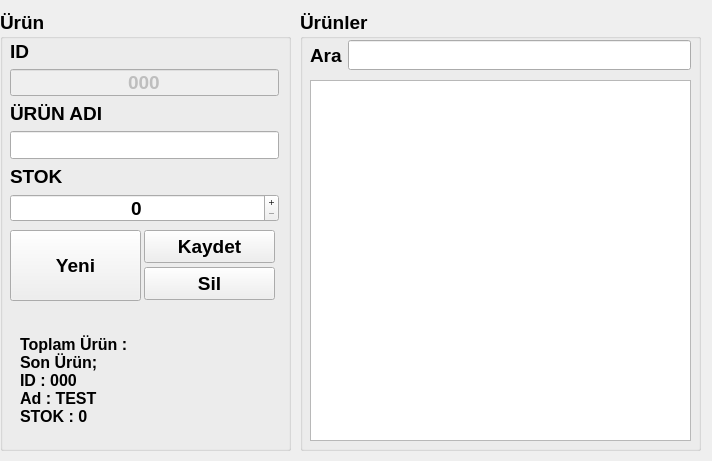
<?xml version="1.0" encoding="UTF-8"?>
<ui version="4.0">
 <class>MainWindow</class>
 <widget class="QMainWindow" name="MainWindow">
  <property name="geometry">
   <rect>
    <x>0</x>
    <y>0</y>
    <width>712</width>
    <height>461</height>
   </rect>
  </property>
  <property name="sizePolicy">
   <sizepolicy hsizetype="Fixed" vsizetype="Fixed">
    <horstretch>0</horstretch>
    <verstretch>0</verstretch>
   </sizepolicy>
  </property>
  <property name="minimumSize">
   <size>
    <width>553</width>
    <height>323</height>
   </size>
  </property>
  <property name="maximumSize">
   <size>
    <width>16777215</width>
    <height>16777215</height>
   </size>
  </property>
  <property name="font">
   <font>
    <family>Arial</family>
    <pointsize>12</pointsize>
   </font>
  </property>
  <property name="windowTitle">
   <string>Stok Takip</string>
  </property>
  <widget class="QWidget" name="centralwidget">
   <widget class="QGroupBox" name="groupBox">
    <property name="geometry">
     <rect>
      <x>0</x>
      <y>10</y>
      <width>291</width>
      <height>441</height>
     </rect>
    </property>
    <property name="font">
     <font>
      <pointsize>14</pointsize>
      <weight>75</weight>
      <bold>true</bold>
     </font>
    </property>
    <property name="title">
     <string>Ürün</string>
    </property>
    <widget class="QWidget" name="layoutWidget">
     <property name="geometry">
      <rect>
       <x>10</x>
       <y>30</y>
       <width>269</width>
       <height>182</height>
      </rect>
     </property>
     <layout class="QFormLayout" name="formLayout">
      <property name="fieldGrowthPolicy">
       <enum>QFormLayout::AllNonFixedFieldsGrow</enum>
      </property>
      <property name="rowWrapPolicy">
       <enum>QFormLayout::WrapAllRows</enum>
      </property>
      <item row="0" column="0">
       <widget class="QLabel" name="label">
        <property name="font">
         <font>
          <pointsize>14</pointsize>
          <weight>75</weight>
          <bold>true</bold>
         </font>
        </property>
        <property name="text">
         <string>ID</string>
        </property>
       </widget>
      </item>
      <item row="0" column="1">
       <widget class="QLineEdit" name="txtID">
        <property name="enabled">
         <bool>false</bool>
        </property>
        <property name="text">
         <string>000</string>
        </property>
        <property name="alignment">
         <set>Qt::AlignCenter</set>
        </property>
       </widget>
      </item>
      <item row="1" column="0">
       <widget class="QLabel" name="label_2">
        <property name="font">
         <font>
          <pointsize>14</pointsize>
          <weight>75</weight>
          <bold>true</bold>
         </font>
        </property>
        <property name="text">
         <string>ÜRÜN ADI</string>
        </property>
       </widget>
      </item>
      <item row="1" column="1">
       <widget class="QLineEdit" name="txtAd">
        <property name="text">
         <string/>
        </property>
        <property name="alignment">
         <set>Qt::AlignCenter</set>
        </property>
       </widget>
      </item>
      <item row="2" column="0">
       <widget class="QLabel" name="label_3">
        <property name="font">
         <font>
          <pointsize>14</pointsize>
          <weight>75</weight>
          <bold>true</bold>
         </font>
        </property>
        <property name="text">
         <string>STOK</string>
        </property>
       </widget>
      </item>
      <item row="2" column="1">
       <widget class="QSpinBox" name="spnStok">
        <property name="alignment">
         <set>Qt::AlignCenter</set>
        </property>
        <property name="buttonSymbols">
         <enum>QAbstractSpinBox::PlusMinus</enum>
        </property>
        <property name="maximum">
         <number>999999999</number>
        </property>
       </widget>
      </item>
     </layout>
    </widget>
    <widget class="QPushButton" name="btnKaydet">
     <property name="geometry">
      <rect>
       <x>144</x>
       <y>220</y>
       <width>131</width>
       <height>33</height>
      </rect>
     </property>
     <property name="text">
      <string>Kaydet</string>
     </property>
    </widget>
    <widget class="QPushButton" name="btnSil">
     <property name="geometry">
      <rect>
       <x>144</x>
       <y>257</y>
       <width>131</width>
       <height>33</height>
      </rect>
     </property>
     <property name="text">
      <string>Sil</string>
     </property>
    </widget>
    <widget class="QPushButton" name="btnYeni">
     <property name="geometry">
      <rect>
       <x>10</x>
       <y>220</y>
       <width>131</width>
       <height>71</height>
      </rect>
     </property>
     <property name="text">
      <string>Yeni</string>
     </property>
    </widget>
    <widget class="QLabel" name="lblBilgi">
     <property name="geometry">
      <rect>
       <x>20</x>
       <y>310</y>
       <width>251</width>
       <height>121</height>
      </rect>
     </property>
     <property name="font">
      <font>
       <pointsize>12</pointsize>
      </font>
     </property>
     <property name="text">
      <string>Toplam Ürün : 
Son Ürün;
ID : 000
Ad : TEST
STOK : 0</string>
     </property>
    </widget>
   </widget>
   <widget class="QGroupBox" name="groupBox_2">
    <property name="geometry">
     <rect>
      <x>300</x>
      <y>10</y>
      <width>401</width>
      <height>441</height>
     </rect>
    </property>
    <property name="font">
     <font>
      <pointsize>14</pointsize>
      <weight>75</weight>
      <bold>true</bold>
     </font>
    </property>
    <property name="title">
     <string>Ürünler</string>
    </property>
    <widget class="QListWidget" name="listUrunler">
     <property name="geometry">
      <rect>
       <x>10</x>
       <y>70</y>
       <width>381</width>
       <height>361</height>
      </rect>
     </property>
     <property name="font">
      <font>
       <family>Arial</family>
       <pointsize>14</pointsize>
       <weight>75</weight>
       <bold>true</bold>
      </font>
     </property>
    </widget>
    <widget class="QWidget" name="layoutWidget">
     <property name="geometry">
      <rect>
       <x>10</x>
       <y>30</y>
       <width>381</width>
       <height>30</height>
      </rect>
     </property>
     <layout class="QFormLayout" name="formLayout_2">
      <item row="0" column="0">
       <widget class="QLabel" name="label_4">
        <property name="text">
         <string>Ara</string>
        </property>
       </widget>
      </item>
      <item row="0" column="1">
       <widget class="QLineEdit" name="txtAra"/>
      </item>
     </layout>
    </widget>
   </widget>
  </widget>
 </widget>
 <resources/>
 <connections>
  <connection>
   <sender>txtAra</sender>
   <signal>textChanged(QString)</signal>
   <receiver>MainWindow</receiver>
   <slot>arama()</slot>
   <hints>
    <hint type="sourcelabel">
     <x>410</x>
     <y>53</y>
    </hint>
    <hint type="destinationlabel">
     <x>556</x>
     <y>48</y>
    </hint>
   </hints>
  </connection>
  <connection>
   <sender>btnYeni</sender>
   <signal>clicked()</signal>
   <receiver>MainWindow</receiver>
   <slot>yeni()</slot>
   <hints>
    <hint type="sourcelabel">
     <x>109</x>
     <y>255</y>
    </hint>
    <hint type="destinationlabel">
     <x>-6</x>
     <y>249</y>
    </hint>
   </hints>
  </connection>
  <connection>
   <sender>btnSil</sender>
   <signal>clicked()</signal>
   <receiver>MainWindow</receiver>
   <slot>sil()</slot>
   <hints>
    <hint type="sourcelabel">
     <x>235</x>
     <y>278</y>
    </hint>
    <hint type="destinationlabel">
     <x>-5</x>
     <y>292</y>
    </hint>
   </hints>
  </connection>
  <connection>
   <sender>btnKaydet</sender>
   <signal>clicked()</signal>
   <receiver>MainWindow</receiver>
   <slot>kaydet()</slot>
   <hints>
    <hint type="sourcelabel">
     <x>233</x>
     <y>249</y>
    </hint>
    <hint type="destinationlabel">
     <x>297</x>
     <y>239</y>
    </hint>
   </hints>
  </connection>
  <connection>
   <sender>listUrunler</sender>
   <signal>itemClicked(QListWidgetItem*)</signal>
   <receiver>MainWindow</receiver>
   <slot>secim()</slot>
   <hints>
    <hint type="sourcelabel">
     <x>490</x>
     <y>141</y>
    </hint>
    <hint type="destinationlabel">
     <x>547</x>
     <y>121</y>
    </hint>
   </hints>
  </connection>
 </connections>
 <slots>
  <slot>arama()</slot>
  <slot>yeni()</slot>
  <slot>sil()</slot>
  <slot>kaydet()</slot>
  <slot>secim()</slot>
 </slots>
</ui>
